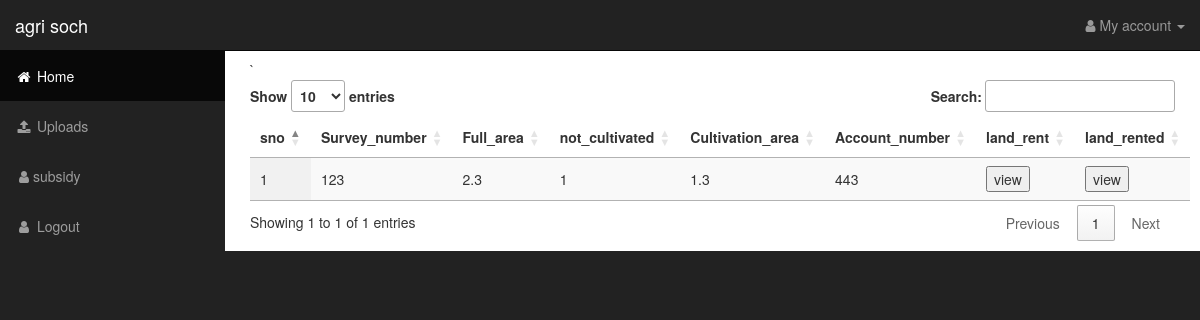
The app's page /index3.php (signed in) with its own data.
### tables this page shows
CREATE TABLE `account1` (
  `sno` int(11) NOT NULL,
  `username` varchar(500) NOT NULL,
  `id` varchar(500) NOT NULL,
  `Survey_number` varchar(500) NOT NULL,
  `Full_area` varchar(500) NOT NULL,
  `not_cultivated` varchar(500) NOT NULL,
  `Cultivation_area` varchar(500) NOT NULL,
  `Account_number` varchar(500) NOT NULL,
  `land_rent` varchar(500) NOT NULL,
  `land_rented` varchar(500) NOT NULL
);

### index3.php (the view, shortened to what this page needs)
<?php include 'header.php';
$id = $_SESSION['id'];
?>
<link rel="stylesheet" href="https://cdnjs.cloudflare.com/ajax/libs/font-awesome/4.7.0/css/font-awesome.min.css">
<link rel="stylesheet" type="text/css" href="https://cdn.datatables.net/1.10.19/css/jquery.dataTables.css">
<div class="w3-row-padding w3-margin-bottom">
    <table id="table_id" class="display table-responsive">
        <thead>
            <tr>
                <th>sno</th>
                <th>Survey_number</th>
                <th>Full_area</th>
                <th>not_cultivated</th>
                <th>Cultivation_area</th>
                <th>Account_number</th>
                <th>land_rent</th>
                <th>land_rented</th>
            </tr>
        </thead>
        <tbody>
            <?php
            $query = "SELECT * FROM `account1` WHERE `id`=$id";
            $fetch = mysqli_query($con, $query);
            while($account = mysqli_fetch_array($fetch))
            {
            ?>
                <tr>
                    <td><?php echo $account['sno']; ?></td>
                    <td><?php echo $account['Survey_number']; ?></td>
                    <td><?php echo $account['Full_area']; ?></td>
                    <td><?php echo $account['not_cultivated']; ?></td>
                    <td><?php echo $account['Cultivation_area']; ?></td>
                    <td><?php echo $account['Account_number']; ?></td>
                    <td>
                        <button data-target="#myModal" data-toggle="modal"  onclick="landrent(<?php echo $account['id']?>, <?php echo $account['sno']?>)">view</button>
                    </td>
                    <td><button data-target="#myModal" data-toggle="modal"  onclick="landrented(<?php echo $account['id']?>, <?php echo $account['sno']?>)">view</button></td>
                </tr>
            <?php
            }
            ?>
        </tbody>
    </table>
  </div>
<?php include 'footer.php'; ?>

### css/sb-admin.css (style rules this page uses)
body { margin-top: 100px; background-color: #222; }
@media (min-width:768px) { body { margin-top: 50px; } }

### records on screen
account1: sno "1", Survey_number "123", Full_area "2.3", not_cultivated "1", Cultivation_area "1.3", Account_number "443"
